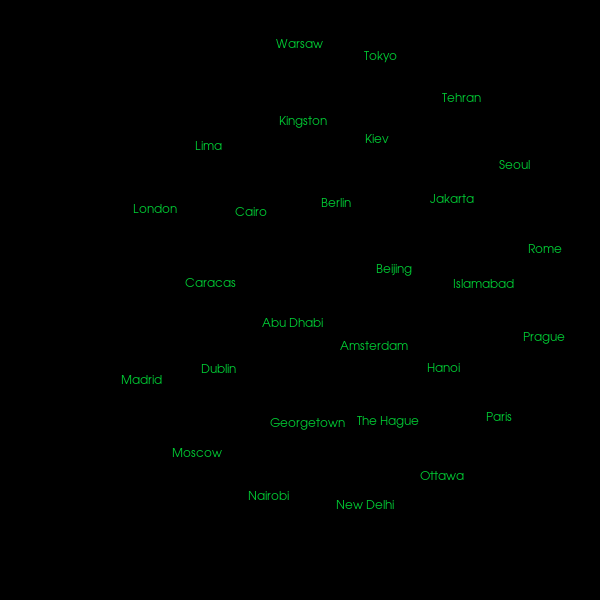

The script that drew this image:
#!/usr/bin/env python

# Test vtkLabelPlacer with coincident points (all at origin except one).

import vtkmodules.vtkInteractionStyle  # noqa: F401
import vtkmodules.vtkRenderingOpenGL2  # noqa: F401

from vtkmodules.vtkCommonCore import (
    vtkPoints,
    vtkStringArray,
)
from vtkmodules.vtkCommonDataModel import (
    vtkCellArray,
    vtkDataObject,
    vtkPolyData,
)
from vtkmodules.vtkRenderingCore import (
    vtkActor2D,
    vtkRenderWindow,
    vtkRenderWindowInteractor,
    vtkRenderer,
)
from vtkmodules.vtkRenderingLabel import (
    vtkLabelHierarchy,
    vtkLabelPlacer,
    vtkLabelSizeCalculator,
    vtkLabeledDataMapper,
    vtkPointSetToLabelHierarchy,
)

# Parameters
max_levels = 5
target_labels = 7
label_ratio = 1.0
iterator_type = vtkLabelHierarchy.QUEUE
show_bounds = True

# Create points — 29 at the origin, 1 offset
points = vtkPoints()
for i in range(29):
    points.InsertPoint(i, 0.0, 0.0, 0.0)
points.InsertPoint(29, 2.2, 2.2, 0.0)

# Vertex cells
vertex_cells = vtkCellArray()
vertex_cells.InsertNextCell(30)
for i in range(30):
    vertex_cells.InsertCellPoint(i)

# Build polydata
poly_data = vtkPolyData()
poly_data.SetPoints(points)
poly_data.SetVerts(vertex_cells)

# Label strings
place_names = [
    "Abu Dhabi", "Amsterdam", "Beijing", "Berlin", "Cairo",
    "Caracas", "Dublin", "Georgetown", "The Hague", "Hanoi",
    "Islamabad", "Jakarta", "Kiev", "Kingston", "Lima",
    "London", "Luxembourg City", "Madrid", "Moscow", "Nairobi",
    "New Delhi", "Ottawa", "Paris", "Prague", "Rome",
    "Seoul", "Tehran", "Tokyo", "Warsaw", "Washington",
]

string_data = vtkStringArray()
string_data.SetName("PlaceNames")
for name in place_names:
    string_data.InsertNextValue(name)
poly_data.GetPointData().AddArray(string_data)

# Calculate label sizes
label_size_calculator = vtkLabelSizeCalculator()
label_size_calculator.SetInputData(poly_data)
label_size_calculator.GetFontProperty().SetFontSize(12)
label_size_calculator.GetFontProperty().SetFontFamilyToArial()
label_size_calculator.SetInputArrayToProcess(
    0, 0, 0, vtkDataObject.FIELD_ASSOCIATION_POINTS, "PlaceNames")
label_size_calculator.SetLabelSizeArrayName("LabelSize")

# Build label hierarchy
label_hierarchy = vtkPointSetToLabelHierarchy()
label_hierarchy.AddInputConnection(label_size_calculator.GetOutputPort())
label_hierarchy.SetInputArrayToProcess(
    0, 0, 0, vtkDataObject.FIELD_ASSOCIATION_POINTS, "Priority")
label_hierarchy.SetInputArrayToProcess(
    1, 0, 0, vtkDataObject.FIELD_ASSOCIATION_POINTS, "LabelSize")
label_hierarchy.SetInputArrayToProcess(
    2, 0, 0, vtkDataObject.FIELD_ASSOCIATION_POINTS, "PlaceNames")
label_hierarchy.SetMaximumDepth(max_levels)
label_hierarchy.SetTargetLabelCount(target_labels)

# Renderer (functional exception: needed by vtkLabelPlacer.SetRenderer)
renderer = vtkRenderer()
renderer.SetBackground(0.0, 0.0, 0.0)

# Place labels
label_placer = vtkLabelPlacer()
label_placer.SetInputConnection(label_hierarchy.GetOutputPort())
label_placer.SetIteratorType(iterator_type)
label_placer.SetOutputTraversedBounds(show_bounds)
label_placer.SetRenderer(renderer)
label_placer.SetMaximumLabelFraction(label_ratio)

# Display labels
labeled_mapper = vtkLabeledDataMapper()
labeled_mapper.SetInputConnection(label_placer.GetOutputPort())
labeled_mapper.SetLabelTextProperty(label_size_calculator.GetFontProperty())
labeled_mapper.SetFieldDataName("LabelText")
labeled_mapper.SetLabelModeToLabelFieldData()
labeled_mapper.GetLabelTextProperty().SetColor(0.0, 0.8, 0.2)

text_actor = vtkActor2D()
text_actor.SetMapper(labeled_mapper)

# Add actors
renderer.AddActor(text_actor)

# Render window
render_window = vtkRenderWindow()
render_window.SetMultiSamples(0)
render_window.SetSize(600, 600)
render_window.AddRenderer(renderer)
render_window.SetWindowName("label placer coincident points")

# Interactor
interactor = vtkRenderWindowInteractor()
interactor.SetRenderWindow(render_window)

interactor.Initialize()
interactor.Start()
